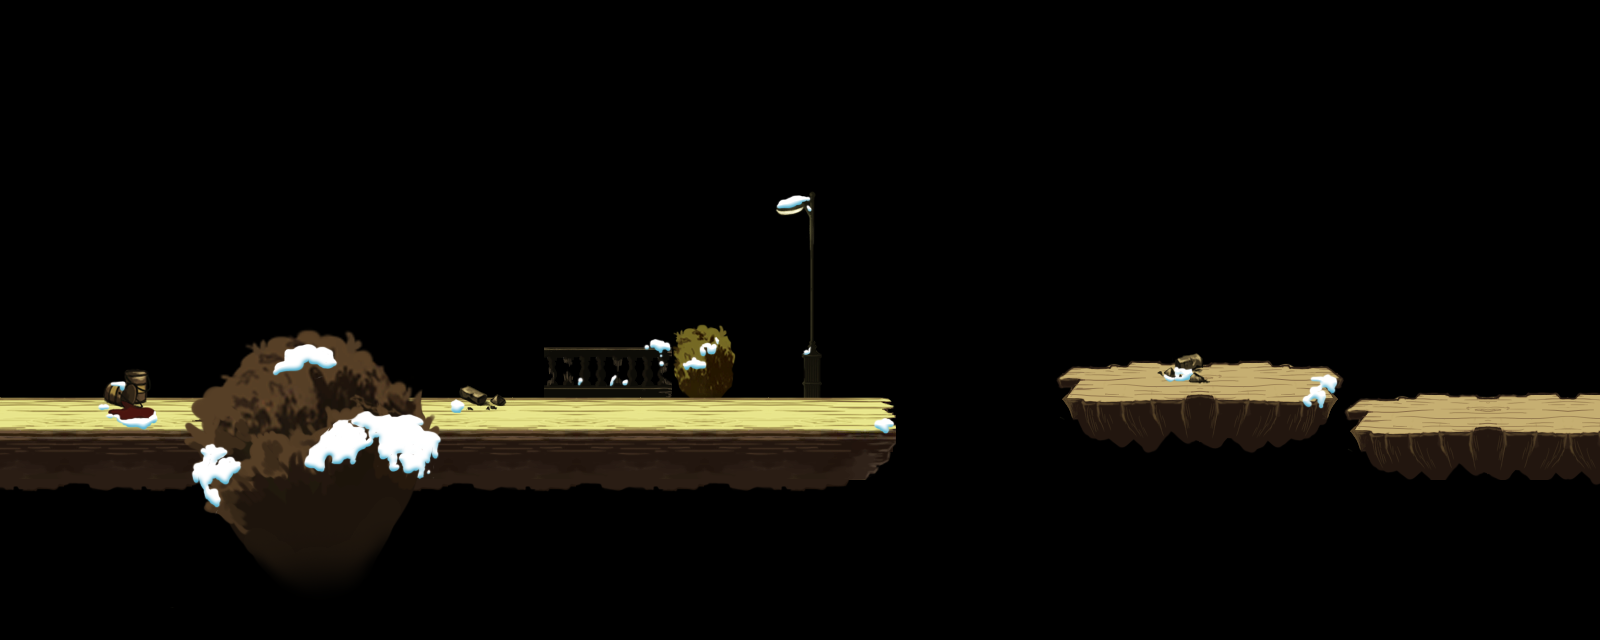

Rendered tile map (Tiled .tmx) drawn with the repository's tilesets; below, a short description and the map source with its tile grids summarised:
An orthogonal 50x20 tile map with 32x32 px tiles, 5 tile layers (tile_terrain_deco_back, tile_terrain_0, tile_terrain_1, tile_terrain_2, ...) and 8 objects (2x tuzigongjianshou, tuzijianke, coin, light).

<map version="1.0" orientation="orthogonal" width="50" height="20" tilewidth="32" tileheight="32">
 <properties>
  <property name="offsetX" value="0" />
  <property name="offsetY" value="4" />
 </properties>
 <tileset firstgid="1" name="s01" tilewidth="32" tileheight="32">
  <image source="s01.png" width="992" height="512" />
 </tileset>
 <layer name="tile_terrain_deco_back" width="50" height="20">
  <data>[1000 cells, 34 non-empty, 32 distinct tile ids]</data>
 </layer>
 <layer name="tile_terrain_0" width="50" height="20">
  <data>[1000 cells, 0 non-empty, 0 distinct tile ids]</data>
 </layer>
 <layer name="tile_terrain_1" width="50" height="20">
  <data>[1000 cells, 248 non-empty, 97 distinct tile ids]</data>
 </layer>
 <layer name="tile_terrain_2" width="50" height="20">
  <data>[1000 cells, 12 non-empty, 12 distinct tile ids]</data>
 </layer>
 <layer name="tile_terrain_deco_front" width="50" height="20">
  <data>[1000 cells, 81 non-empty, 81 distinct tile ids]</data>
 </layer>
 <objectgroup name="obj_terrain" width="50" height="20">
  <object x="1056" y="384" width="288" height="32" />
  <object x="1344" y="416" width="256" height="32" />
  <object x="0" y="416" width="896" height="32" />
 </objectgroup>
 <objectgroup name="obj_enemies" width="50" height="20">
  <object type="tuzijianke" x="736" y="320" width="32" height="32">
   <properties>
    <property name="cmd" value="sf,0.75;w,1,-10" />
   </properties>
  </object>
  <object type="tuzigongjianshou" x="672" y="288" width="32" height="32" />
  <object type="tuzigongjianshou" x="1216" y="288" width="32" height="32" />
 </objectgroup>
 <objectgroup name="obj_objects" width="50" height="20">
  <object type="coin" x="544" y="256" width="32" height="32" />
  <object type="light" x="768" y="192" width="32" height="32" />
 </objectgroup>
</map>
